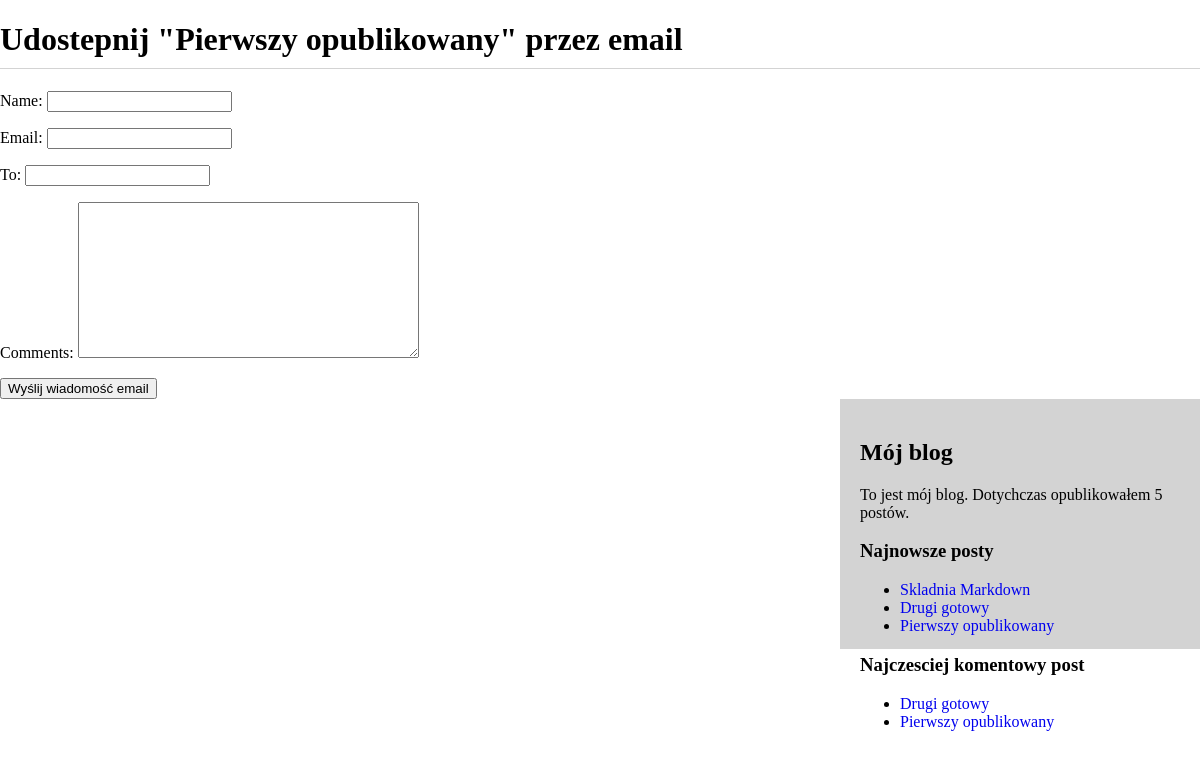
Page /blog/6/share/ on the committed database.
### blog/models.py (models this page shows, shortened)
class Post(models.Model):
    STATUS_CHOICES = (
        ('draft','Draft'),
        ('published', 'Published'),
    )
    title = models.CharField(max_length=250)
    slug = models.SlugField(max_length=250, unique_for_date='publish')
    author = models.ForeignKey(User, on_delete=models.CASCADE, related_name='blog_posts')
    body = models.TextField()
    publish = models.DateTimeField(default=timezone.now)
    created = models.DateTimeField(auto_now_add=True)
    updated = models.DateTimeField(auto_now=True)
    status = models.CharField(max_length=10, choices=STATUS_CHOICES, default='draft')
    objects = models.Manager()              #manager domyslny
    published = PublishedManager()          #manager niestandardowy
    tags = TaggableManager()
    class Meta:
        ordering = ('-publish',)
    def get_absolute_url(self):
        return reverse('blog:post_detail',args=[self.publish.year, self.publish.strftime('%m'), self.publish.strftime('%d'), self.slug])

### blog/views.py (the view)
# urls.py: path('<int:post_id>/share/', views.post_share, name='post_share'),
def post_share(request, post_id):
    post = get_object_or_404(Post, id=post_id, status='published')
    sent = False
    if request.method == 'POST':
        form = EmailPostForm(request.POST)
        if form.is_valid():
            cd = form.cleaned_data
            post_url = request.build_absolute_url(post.get_absolute_url())
            subject = '{} ({}) zacheca do przeczyatania "{}"'.format(cd['name'], cd['email'], post.title)
            message = 'Przeczytaj post "{}" na stronie {}\n\n Komentarz dodany przez{}: {}'.format(post.title, post_url, cd['name'], cd['comments'])
            send_mail(subject, message, 'admin@myblog.com', [cd['to']])
            send = True
    else:
        form = EmailPostForm()
    return render(request, 'blog/post/share.html', {'post':post, 'form': form, 'sent': sent})

### blog/forms.py
class EmailPostForm(forms.Form):
    name = forms.CharField(max_length=25)
    email = forms.EmailField()
    to = forms.EmailField()
    comments = forms.CharField(required=False, widget=forms.Textarea)

### blog/models.py (called while the page is built)
    def get_queryset(self):
        return super(PublishedManager, self).get_queryset().filter(status='published')

### blog/templatetags/blog_tags.py (called while the page is built)
@register.simple_tag
def total_posts():
    return Post.published.count()

@register.inclusion_tag('blog/post/latest_posts.html')
def show_latest_posts(count=5):
    latest_posts = Post.published.order_by('-publish')[:count]
    return {'latest_posts':latest_posts}

@register.simple_tag
def get_most_commented_posts(count=5):
    return Post.published.annotate(total_comments=Count('comments')).order_by('-total_comments')[:count]

### blog/templates/blog/post/share.html (shortened to what this page needs)
{% extends "blog/base.html" %}
{% block content %}
    {% if sent %}
        <h1>Wiadomosc e-mail została wysłana</h1>
        <p>
            Wysyłanie posta "{{ post.title }} do {{cd.to}} zakończyło się sukcesem.
        </p>
    {% else %}
        <h1>Udostepnij "{{ post.title }}" przez email</h1>
        <form action="." method="post">
            {{ form.as_p }}
            <input type="submit" value="Wyślij wiadomość email">
        </form>
    {% endif %}
{% endblock %}

### blog/templates/blog/base.html (shortened to what this page needs)
{% load blog_tags %}
{% load static %}
<!DOCTYPE html>
<html lang="en">
<head>
    <link href="{% static 'blog.css' %}" rel="stylesheet">
</head>
<body>
    <div id="content">
        {% block content %}
        {% endblock %}
    </div>
    <div id="sidebar">
        <h2>Mój blog</h2>
        <p>To jest mój blog. Dotychczas opublikowałem {% total_posts %} postów. </p>
        <h3>Najnowsze posty</h3>
        {% show_latest_posts 3 %}
        <h3>Najczesciej komentowy post</h3>
        {% get_most_commented_posts 2 as most_commented_posts %}
        <ul>
            {% for most_commented_post in most_commented_posts %}
            <li>
                <a href="{{ most_commented_post.get_absolute_url }}">{{ most_commented_post.title }}</a>
            </li>
        {% endfor %}
        </ul>
    </div>
</body>
</html>

### blog/templates/blog/post/latest_posts.html
<ul>
    {% for post in latest_posts %}
        <li>
            <a href="{{ post.get_absolute_url }}" > {{ post.title }} </a>
        </li>
    {% endfor %}
</ul>

### blog/static/blog.css (style rules this page uses)
* { box-sizing:border-box; }
a { text-decoration: none; }
body, html { height: 100%; margin: 0; }
h1 { border-bottom: 1px solid lightgrey; padding-bottom: 10px; }
#container, #sidebar { display: inline-block; float: right; padding: 20px; height: 250px; width: 30%; background-color: lightgrey; }

### rows in the picture
Post: title "Pierwszy opublikowany"
Post: title "Skladnia Markdown"
Post: title "Drugi gotowy"
